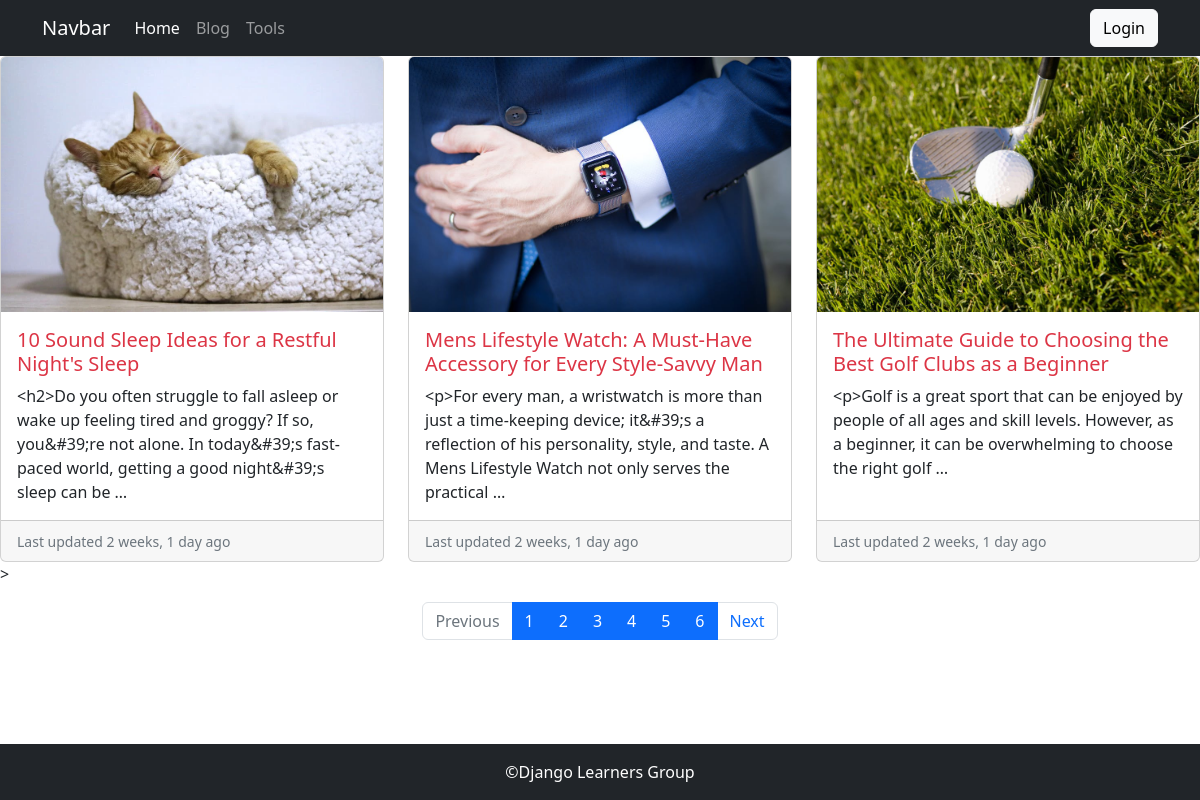
Screenshot of /blog/ with the database file from the repository.
### blog/models.py (models this page shows, shortened)
class BlogPost(models.Model):
    STATUS=[
        ('draft','Draft'),
        ('published','Published')
    ]
    title = models.CharField(max_length=200)
    featured = models.ImageField(upload_to='blogs/', blank=True, null=True)
    slug=models.SlugField(unique=True, blank=True,null=True)
    content = RichTextField(blank=True,null=True)
    created = models.DateTimeField(auto_now_add=True)
    update = models.DateField(auto_now=True)
    category = models.ForeignKey(Category, on_delete=models.CASCADE)
    status=models.CharField(max_length=10, choices= STATUS, default='draft')
    meta_title=models.CharField(max_length=200, blank=True, null=True)
    meta_description=models.TextField(blank=True, null=True)
    class Meta:
        verbose_name_plural= 'All Posts'

### blog/views.py (the view)
# urls.py: path('blog/', views.Blog, name='blog'),
def Blog(request):
    queryset = BlogPost.objects.filter(status='published').order_by('-created')
    per_page = 3
    paginator = Paginator(queryset,per_page)
    page_number = request.GET.get('page')
    posts = paginator.get_page(page_number)
    template_name='Blog/blog.html'
    context={'posts':posts}
    return render(request, template_name, context)

### templates/Blog/blog.html (shortened to what this page needs)
{% extends 'base.html' %}
{% block content %}
<div class="row row-cols-1 row-cols-md-3 g-4">
    {% for post in posts %}
    <div class="col">
      <div class="card h-100">
        <img src="{{post.featured.url}}" class="card-img-top" alt="...">
        <div class="card-body">
          <h5 class="card-title"><a href="{%url 'single_post' post.slug %}"class="text-decoration-none text-danger"> {{post.title}}</a></h5>
          <p class="card-text">{{post.content|truncatewords:30}}</p>
        </div>
        <div class="card-footer">
          <small class="text-muted">Last updated {{post.update|timesince}} ago</small>
        </div>
      </div>
    </div>
    {%endfor%}
  </div>
  >
  <nav aria-label="Page navigation example" class="my-3">
    <ul class="pagination justify-content-center">
        {% if posts.has_previous %}
      <li class="page-item">
        <a class="page-link" href="?page=previous={{posts.previous_page_number}}" tabindex="-1">Previous</a>
      </li>
      {%else%}
      <li class="page-item disabled">
        <a class="page-link">Previous</a>
      </li>
      {%endif%}
      {% for i in posts.paginator.page_range %}
      {% if posts.number == 1 %}
      <li class="page-item active"><a class="page-link" href="?page={{i}}">{{i}}</a></li>
      {%else%}
      <li class="page-item"><a class="page-link" href="?page={{i}}">{{i}}</a></li>
      {% endif %}
      {% endfor %}
      {% if posts.has_next %}
      <li class="page-item">
        <a class="page-link" href="?page={{posts.next_page_number}}">Next</a></li>
      {%else%}
      <li class="page-item disabled">
        <a class="page-link">Next</a>
      </li>
      {%endif%}
    </ul>
  </nav>
{% endblock content %}

### templates/base.html (shortened to what this page needs)
<!doctype html>
{% load social_share %}
<html lang="en">
  <head>
    <link href="https://cdn.jsdelivr.net/npm/bootstrap@5.2.3/dist/css/bootstrap.min.css" rel="stylesheet">
  </head>
  <body class="d-flex flex-column min-vh-100 ">
    {% include 'navbar.html'%}
    {% block content %}
    {% endblock content %}
      <footer class="mt-auto pt-3">
        <div class="bg-dark text-white text-center py-3">
            &copy;Django Learners Group
        </div>
      </footer>
  </body>
</html>

### templates/navbar.html (shortened to what this page needs)
<nav class="navbar navbar-expand-lg bg-dark navbar-dark">
    <div class="container">
      <a class="navbar-brand" href="#">Navbar</a>
      <div class="collapse navbar-collapse" id="navbarSupportedContent">
        <ul class="navbar-nav me-auto mb-2 mb-lg-0">
          <li class="nav-item">
            <a class="nav-link active" aria-current="page" href="{% url 'home' %}">Home</a>
          </li>
          <li class="nav-item">
            <a class="nav-link" href="{% url 'blog' %}">Blog</a>
          </li>
          <li class="nav-item">
            <a class="nav-link" href="#">Tools</a>
          </li>
        </ul>
          <button class="d-flex btn btn-light" type="submit">Login</button>
      </div>
    </div>
  </nav>

### rows the page displays
BlogPost: featured (picture), title "10 Sound Sleep Ideas for a Restful Night's Sleep", content "<h2>Do you often struggle to fall asleep or wake up feeling tired and groggy? If so, you&#39;re not alone. In today&#39;s fast-paced world, getting a good night&#39;s sleep can be …", update "2 weeks, 1 day"
BlogPost: featured (picture), title "Mens Lifestyle Watch: A Must-Have Accessory for Every Style-Savvy Man", content "<p>For every man, a wristwatch is more than just a time-keeping device; it&#39;s a reflection of his personality, style, and taste. A Mens Lifestyle Watch not only serves the practical …", update "2 weeks, 1 day"
BlogPost: featured (picture), title "The Ultimate Guide to Choosing the Best Golf Clubs as a Beginner", content "<p>Golf is a great sport that can be enjoyed by people of all ages and skill levels. However, as a beginner, it can be overwhelming to choose the right golf …", update "2 weeks, 1 day"

### other values shown
{{ i }} "1" "2" "3" "4" "5" "6"
